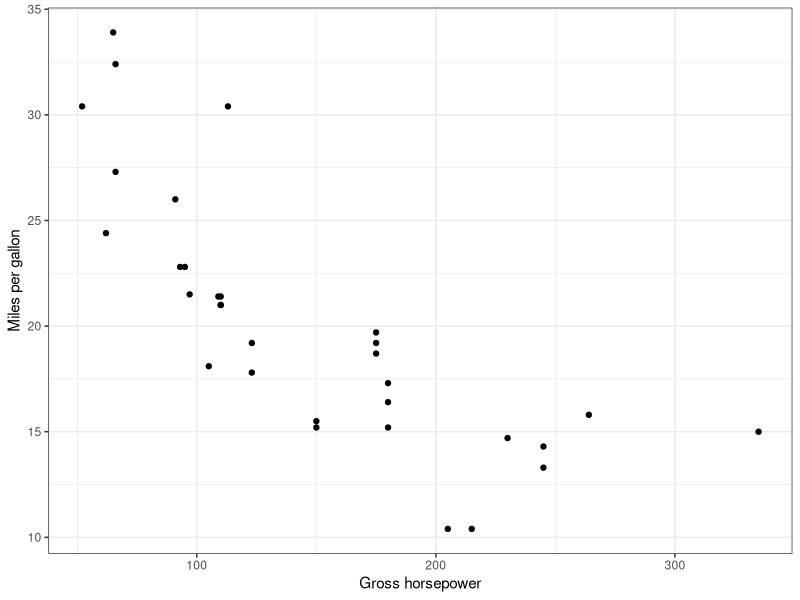

Here is the R script that generated this plot:
## ---- chunk 1
library(tidyverse)
theme_set(theme_bw())
theme_update(
   panel.background = element_rect(fill = "transparent", colour = NA),
   plot.background = element_rect(fill = "transparent", colour = NA)
)

knitr::opts_chunk$set(dev.args=list(bg="transparent"))
knitr::opts_chunk$set(cache = FALSE)
knitr::opts_chunk$set(echo = TRUE)
knitr::opts_chunk$set(fig.path = "img/")
## ---- chunk 2
ggplot(mtcars, aes(hp, mpg)) +
   geom_point() +
   labs(x = "Gross horsepower", y = "Miles per gallon")
